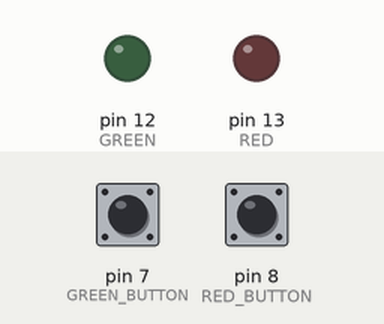
Bench run of a sketch on a simulated Arduino Uno, built with avr-gcc and run on an emulated ATmega328P. Parts: output pins drawn as LEDs (lit = HIGH). Dashed ring = blinking. Inputs (shaded band) come from the test bench; at power-on: pin 7 (GREEN_BUTTON) LOW, pin 8 (RED_BUTTON) LOW.

Above: at 1.2 s.
1.3 s: pin 7 (GREEN_BUTTON) pulled HIGH for 0.15 s
At 1.54 s:
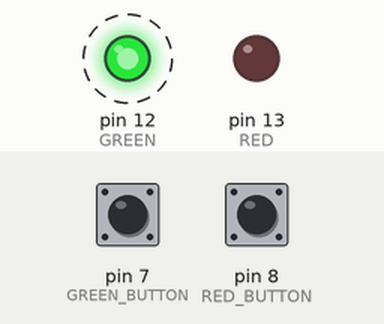
4.3 s: pin 8 (RED_BUTTON) pulled HIGH for 0.15 s
At 4.55 s:
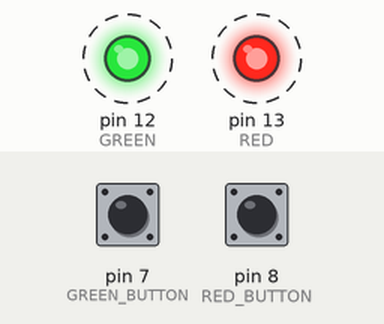
Timing chart, 0 to 13.3 s (numbered marks = the images above; inputs shaded):
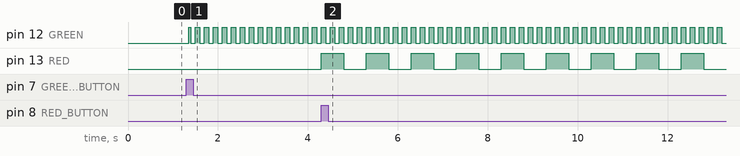

The sketch:

sketch.ino
```cpp
const int RED = 13;
const int RED_BUTTON = 8;
const int GREEN = 12;
const int GREEN_BUTTON = 7;
int redState = 0;
int greenState = 0;
unsigned long prevMillis = 0;
unsigned long prevMillis2 = 0;
unsigned long currMillis = 0;
unsigned long interval = 500; //1HZ is equal to 1000 milliseconds
unsigned long interval2 = 50;
boolean canBlinkRed = false;
boolean canBlinkGreen = false;
boolean prevGreenState = false;
boolean currGreenState = false;

void setup() {
  pinMode(RED, OUTPUT);
  pinMode(RED_BUTTON, INPUT);
  pinMode(GREEN, OUTPUT);
  pinMode(GREEN_BUTTON, INPUT);

}

void loop() {
  currMillis = millis();

  //Detect red button press
  if (HIGH == digitalRead(RED_BUTTON)) {
    canBlinkRed = true;
  }

  //Red blinking
  if ((currMillis - prevMillis >= interval) && canBlinkRed) {
    prevMillis = currMillis;
    if (redState == 0) {
      redState = 1;
    } else {
      redState = 0;
    }
  }

  //Detect green button press
  if (LOW == digitalRead(GREEN_BUTTON)) {
    prevGreenState = false;
  }

  currGreenState = digitalRead(GREEN_BUTTON);
  if (currGreenState && !prevGreenState) {
    prevGreenState = true;
    canBlinkGreen = true;
    interval2 += 50;
    delay(50); //This should not be neccessary; This is "Debouncing delay" because of wokwi
  }

  if ((currMillis - prevMillis2 >= interval2) && canBlinkGreen) {
    prevMillis2 = currMillis;
    if (greenState == 0) {
      greenState = 1;
    } else {
      greenState = 0;
    }
  }

  digitalWrite(RED, redState);
  digitalWrite(GREEN, greenState);


}
```

Measured:
- after the input at 1.3 s, pin 12 (GREEN): alternates HIGH for 0.10 s and LOW for 0.10 s, starting after 0.05 s
- after the input at 4.3 s, pin 13 (RED): alternates HIGH for 0.50 s and LOW for 0.50 s, starting at once
